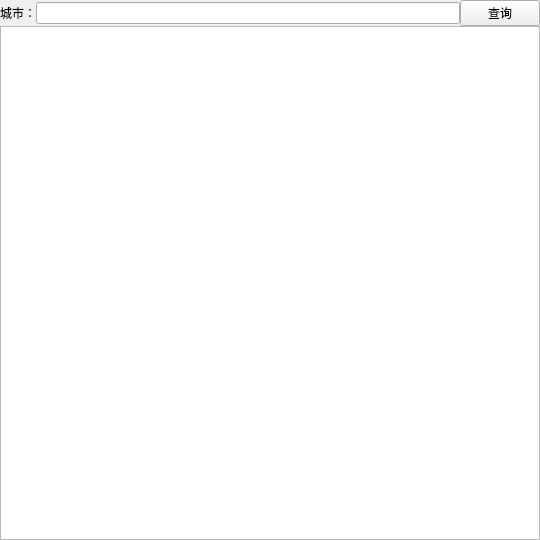
<?xml version="1.0" encoding="UTF-8"?>
<ui version="4.0">
 <class>widget</class>
 <widget class="QWidget" name="widget">
  <property name="geometry">
   <rect>
    <x>0</x>
    <y>0</y>
    <width>540</width>
    <height>540</height>
   </rect>
  </property>
  <property name="windowTitle">
   <string>天气预报</string>
  </property>
  <layout class="QGridLayout" name="gridLayout">
   <property name="leftMargin">
    <number>0</number>
   </property>
   <property name="topMargin">
    <number>0</number>
   </property>
   <property name="rightMargin">
    <number>0</number>
   </property>
   <property name="bottomMargin">
    <number>0</number>
   </property>
   <property name="spacing">
    <number>0</number>
   </property>
   <item row="0" column="0">
    <layout class="QVBoxLayout" name="verticalLayout">
     <item>
      <layout class="QHBoxLayout" name="horizontalLayout">
       <item>
        <widget class="QLabel" name="label">
         <property name="text">
          <string>城市：</string>
         </property>
        </widget>
       </item>
       <item>
        <widget class="QLineEdit" name="lineEdit"/>
       </item>
       <item>
        <widget class="QPushButton" name="pushButton">
         <property name="text">
          <string>查询</string>
         </property>
        </widget>
       </item>
      </layout>
     </item>
     <item>
      <widget class="QTextBrowser" name="textBrowser"/>
     </item>
    </layout>
   </item>
  </layout>
 </widget>
 <resources/>
 <connections/>
</ui>
